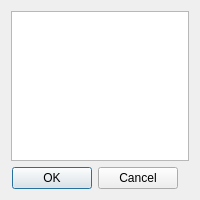
<?xml version="1.0" encoding="UTF-8"?>
<ui version="4.0">
 <class>AddNote</class>
 <widget class="QDialog" name="AddNote">
  <property name="geometry">
   <rect>
    <x>0</x>
    <y>0</y>
    <width>200</width>
    <height>200</height>
   </rect>
  </property>
  <property name="minimumSize">
   <size>
    <width>200</width>
    <height>200</height>
   </size>
  </property>
  <property name="maximumSize">
   <size>
    <width>200</width>
    <height>200</height>
   </size>
  </property>
  <property name="windowTitle">
   <string>Add Note</string>
  </property>
  <property name="windowIcon">
   <iconset resource="resources.qrc">
    <normaloff>:/actions/icons/note.png</normaloff>:/actions/icons/note.png</iconset>
  </property>
  <layout class="QVBoxLayout" name="verticalLayout">
   <item>
    <widget class="QTextEdit" name="textNote">
     <property name="horizontalScrollBarPolicy">
      <enum>Qt::ScrollBarAlwaysOff</enum>
     </property>
     <property name="lineWrapColumnOrWidth">
      <number>0</number>
     </property>
     <property name="acceptRichText">
      <bool>false</bool>
     </property>
    </widget>
   </item>
   <item>
    <widget class="QDialogButtonBox" name="buttonBox">
     <property name="maximumSize">
      <size>
       <width>167</width>
       <height>25</height>
      </size>
     </property>
     <property name="orientation">
      <enum>Qt::Horizontal</enum>
     </property>
     <property name="standardButtons">
      <set>QDialogButtonBox::Cancel|QDialogButtonBox::Ok</set>
     </property>
    </widget>
   </item>
  </layout>
 </widget>
 <resources>
  <include location="resources.qrc"/>
 </resources>
 <connections>
  <connection>
   <sender>buttonBox</sender>
   <signal>accepted()</signal>
   <receiver>AddNote</receiver>
   <slot>accept()</slot>
   <hints>
    <hint type="sourcelabel">
     <x>248</x>
     <y>254</y>
    </hint>
    <hint type="destinationlabel">
     <x>157</x>
     <y>274</y>
    </hint>
   </hints>
  </connection>
  <connection>
   <sender>buttonBox</sender>
   <signal>rejected()</signal>
   <receiver>AddNote</receiver>
   <slot>reject()</slot>
   <hints>
    <hint type="sourcelabel">
     <x>316</x>
     <y>260</y>
    </hint>
    <hint type="destinationlabel">
     <x>286</x>
     <y>274</y>
    </hint>
   </hints>
  </connection>
 </connections>
</ui>
